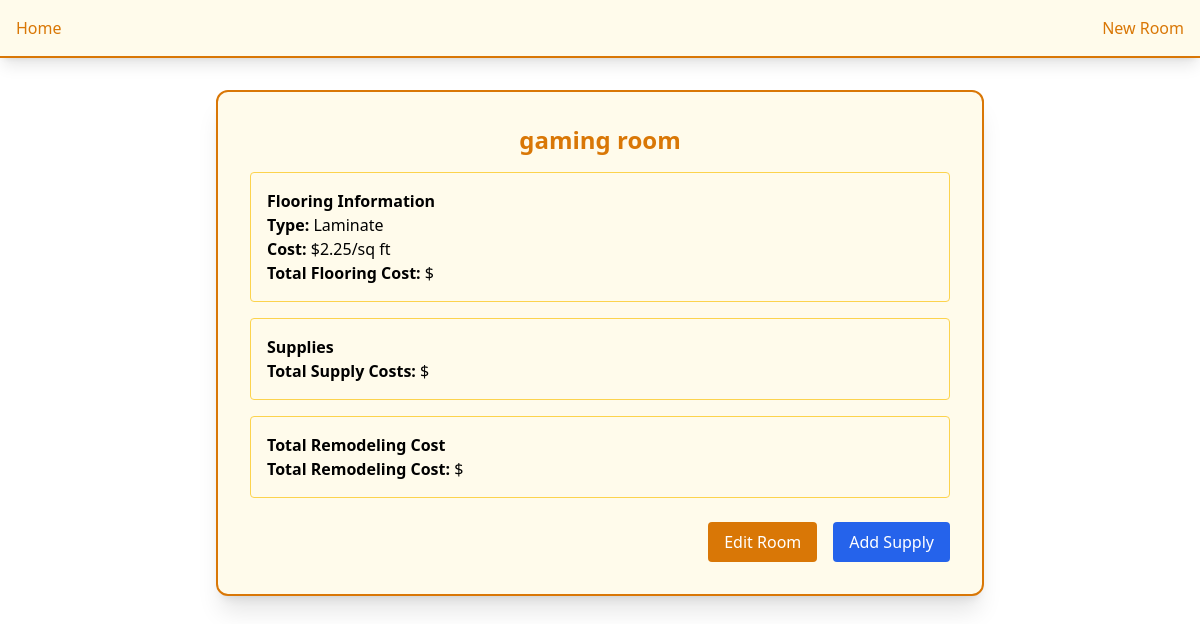
The page /room_details/3 on the database its author committed.
### models/Models.py (models this page shows, shortened)
class RoomModel(Base):
    __tablename__ = 'rooms'
    id = Column(Integer, primary_key=True, index=True)
    name = Column(String, nullable=False)
    surface_area = Column(Float, nullable=False)
    flooring_type = Column(String, nullable=False)
    flooring_cost_per_sqft = Column(Float, nullable=False)
    is_tiling_needed = Column(Boolean, default=False, nullable=False)
    tile_type = Column(String, nullable=True)
    tile_cost_per_sqft = Column(Float, nullable=True)
    tiling_area = Column(Float, nullable=True)
    supplies = relationship("SupplyModel", back_populates="room")

### app.py (the view)
@app.route('/room_details/<int:room_id>')
def room_details(room_id):
    room = get_room_by_id(room_id)
    if room is None:
        return "Room not found", 404
    return render_template('room_details.html', room=room)

### app.py (called while the page is built)
def get_room_by_id(room_id):
    return db_session.query(RoomModel).filter(RoomModel.id == room_id).first()

### templates/room_details.html (shortened to what this page needs)
{% extends 'components/base.html' %}
{% block content %}
<div class="flex justify-center mt-8">
    <div class="w-full max-w-3xl bg-amber-50 p-8 rounded-xl border-2 border-amber-600 shadow-xl">
        <h2 class="text-2xl font-semibold text-center text-amber-600 mb-4">{{ room.name }}</h2>
        <div class="space-y-4">
            <div class="p-4 border border-amber-300 rounded">
                <h3 class="font-semibold">Flooring Information</h3>
                <p><strong>Type:</strong> {{ room.flooring_type }}</p>
                <p><strong>Cost:</strong> ${{ room.flooring_cost_per_sqft }}/sq ft</p>
                <p><strong>Total Flooring Cost:</strong> ${{ total_flooring_cost }}</p>
            </div>
            <div class="p-4 border border-amber-300 rounded">
                <h3 class="font-semibold">Supplies</h3>
                <p><strong>Total Supply Costs:</strong> ${{ total_supply_cost }}</p>
            </div>
            <div class="p-4 border border-amber-300 rounded">
                <h3 class="font-semibold">Total Remodeling Cost</h3>
                <p><strong>Total Remodeling Cost:</strong> ${{ total_remodel_cost }}</p>
            </div>
        </div>
        <div class="flex justify-end mt-6">
            <a href="/edit_rooms/{{ room.id }}" class="px-4 py-2 bg-amber-600 text-white rounded hover:bg-amber-700">Edit Room</a>
            <a href="/add_supplies/{{ room.id }}" class="ml-4 px-4 py-2 bg-blue-600 text-white rounded hover:bg-blue-700">Add Supply</a>
        </div>
    </div>
</div>
{% endblock %}

### rows shown on the page
RoomModel: name "gaming room", flooring_type "Laminate", flooring_cost_per_sqft "2.25"
